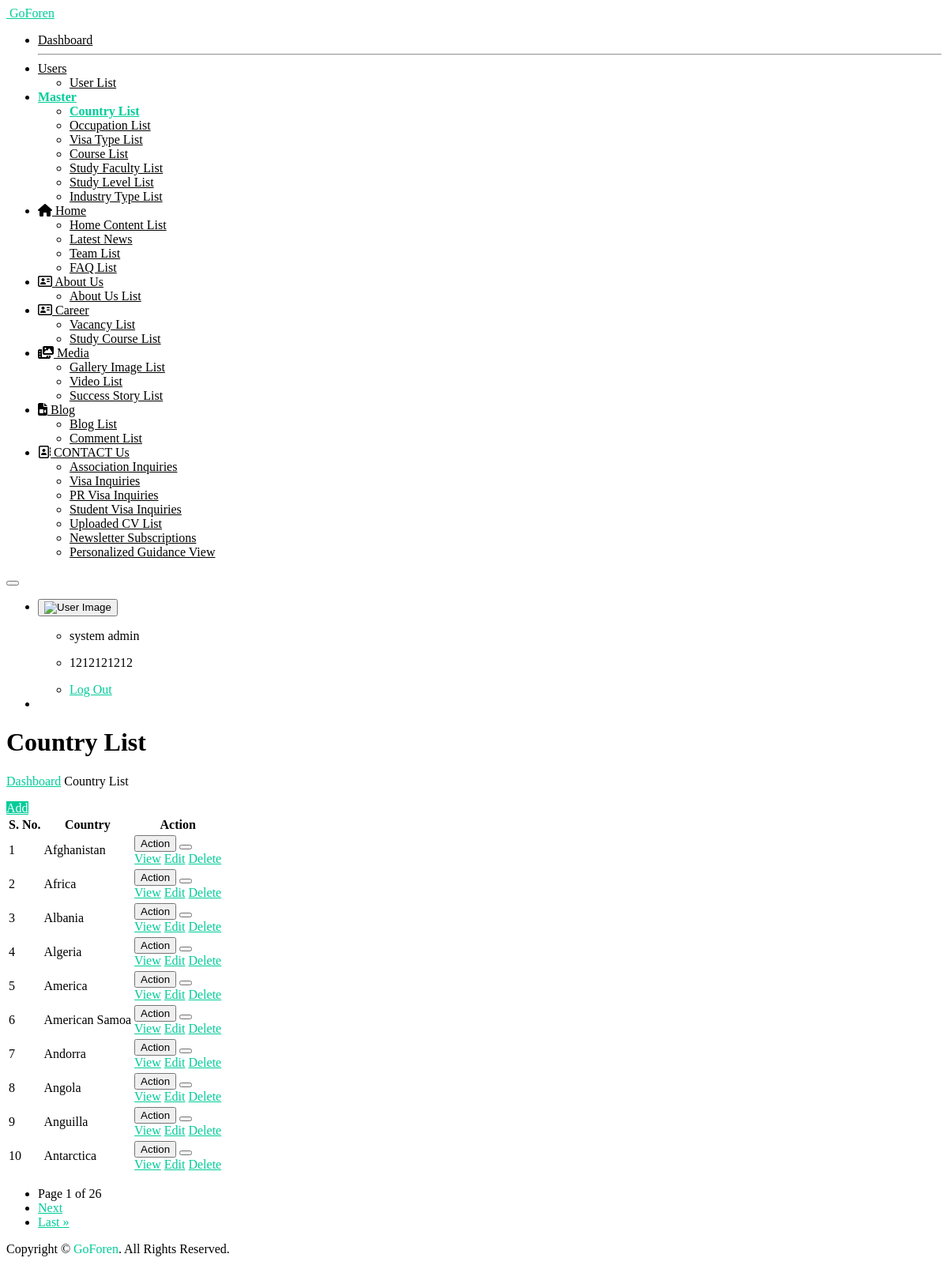
Page /country_list/ (signed in) on the committed database.
### myapp/models.py (models this page shows, shortened)
class tbl_country(models.Model):
    country = models.CharField(max_length=50, null=True)
    about = models.CharField(max_length=50, null=True)
    created_at = models.DateTimeField(auto_now_add=True)
    updated_at = models.DateTimeField(auto_now=True)
    class Meta:
        db_table = 'tbl_country'

### myapp/views.py (the view)
    def wrapper(request, *args, **kwargs):
        if 'user_id' not in request.session:
            return redirect('open_sign_in_page')
        return view_func(request, *args, **kwargs)

### myapp/views.py (called while the page is built)
def login_required_custom(view_func):
    def wrapper(request, *args, **kwargs):
        if 'user_id' not in request.session:
            return redirect('open_sign_in_page')
        return view_func(request, *args, **kwargs)
    return wrapper

@login_required_custom
def country_list(request):
    country_queryset = tbl_country.objects.all().order_by("country")
    paginator = Paginator(country_queryset, 10)  # 10 countries per page
    page_number = request.GET.get('page')
    page_obj = paginator.get_page(page_number)
    add_success = request.session.pop("add_success", None)
    update_success = request.session.pop("update_success", None)
    delete_success = request.session.pop("delete_success", None)
    context = {
        "add_success": add_success,
        "update_success": update_success,
        "delete_success": delete_success,
        "record_name": "Country",
        "countries": page_obj.object_list,
        "page_obj": page_obj,
    }
    return render(request, "country-list.html", context)

### templates/country-list.html (shortened to what this page needs)
{% extends "base.html" %}
{% load static %}
{%  block start %}
			<div class="ec-content-wrapper">
				<div class="content">
					<div class="breadcrumb-wrapper d-flex align-items-center justify-content-between">
						<div>
							<h1>Country List</h1>
							<p class="breadcrumbs"><span><a href="{% url 'dashboard_view' %}">Dashboard</a></span>
								<span></span>Country List</p>
						</div>
						<div>
							<a href="{%url 'add_country'%}" class="btn btn-primary">Add</a>
						</div>
					</div>
					<div class="row">
						<div class="col-12">
							<div class="card card-default">
								<div class="card-body">
									<div class="table-responsive">
										<table id="responsive-data-table" class="table">
											<thead>
												<tr>
													<th>S. No.</th>
													<th>Country</th>
                                                    <th>Action</th>
												</tr>
											</thead>
											<tbody>
                                                {% for i in countries %}
												<tr>
													<td>{{forloop.counter}}</td>
													<td>{{i.country}}</td>
													<td>
														<div class="btn-group mb-1">
															<button type="button"
																class="btn btn-outline-success">Action</button>
															<button type="button"
																class="btn btn-outline-success dropdown-toggle dropdown-toggle-split"
																data-bs-toggle="dropdown" aria-haspopup="true"
																aria-expanded="false" data-display="static">
															</button>
															<div class="dropdown-menu">
                                                                <a class="dropdown-item" href="{% url 'country_view' i.id %}">View</a>
                                                                <a class="dropdown-item" href="{% url 'edit_country' i.id %}">Edit</a>
                                                                <a href="javascript:void(0);" class="dropdown-item delete-btn" data-url="{% url 'delete_country' i.id %}">Delete</a>
															</div>
															</div>
													</td>
												</tr>
                                                {% endfor %}
											</tbody>
										</table>
										<div class="pagination justify-content-center mt-3" style="justify-content: left !important;">
    <nav>
        <ul class="pagination">
            <li class="page-item disabled">
                <span class="page-link">
                    Page {{ page_obj.number }} of {{ page_obj.paginator.num_pages }}
                </span>
            </li>
            {% if page_obj.has_next %}
            <li class="page-item">
                <a class="page-link" href="?q={{ search_query }}&page={{ page_obj.next_page_number }}">Next</a>
            </li>
            <li class="page-item">
                <a class="page-link" href="?q={{ search_query }}&page={{ page_obj.paginator.num_pages }}">Last &raquo;</a>
            </li>
            {% endif %}
        </ul>
    </nav>
</div>
									</div>
								</div>
							</div>
						</div>
					</div>
				</div>
			</div>
{%  endblock %}

### templates/country-list.html (style rules this page uses)
a { color: #00cc99; }
.btn.btn-primary { color: #ffffff; background-color: #00cc99; border-color: #00cc99; }

### rows in the picture
tbl_country: country "Afghanistan"
tbl_country: country "Africa"
tbl_country: country "Albania"
tbl_country: country "Algeria"
tbl_country: country "America"
tbl_country: country "American Samoa"
tbl_country: country "Andorra"
tbl_country: country "Angola"
tbl_country: country "Anguilla"
tbl_country: country "Antarctica"

### other values in the picture
{{ request.session.session_username }} "system admin"
{{ request.session.session_mobile }} "1212121212"
{{ page_obj.number }} "1"
{{ page_obj.paginator.num_pages }} "26"
